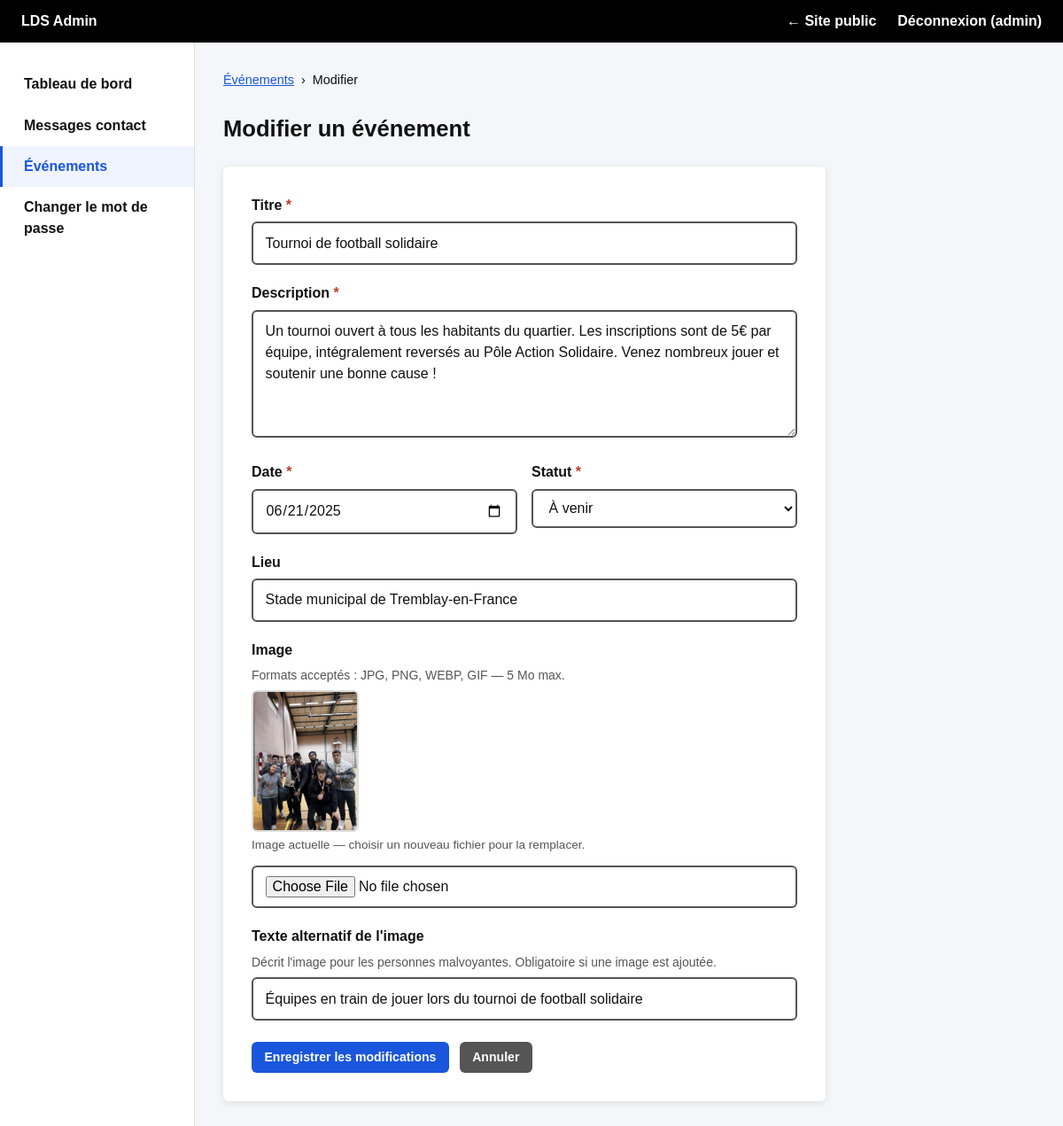
/admin/evenement-form.php?id=1 (signed in), run on the app's committed database.
### tables this page shows
CREATE TABLE evenements (
  id          INT          PRIMARY KEY AUTO_INCREMENT,
  titre       VARCHAR(255) NOT NULL,
  description TEXT         NOT NULL,
  date_event  DATE         NOT NULL,
  lieu        VARCHAR(255) DEFAULT NULL,
  image_src   VARCHAR(255) DEFAULT NULL,
  image_alt   VARCHAR(255) DEFAULT NULL,
  statut      ENUM('prochain', 'passe') NOT NULL
);

### includes/helpers.php (called while the page is built, shortened)
<?php
function h(string $texte): string
{
    return htmlspecialchars($texte, ENT_QUOTES | ENT_HTML5, 'UTF-8');
}

### admin/evenement-form.php (the view, shortened to what this page needs)
<?php
require_once '../includes/helpers.php';
$id       = isset($_GET['id']) ? (int)$_GET['id'] : 0;
$modeEdit = $id > 0;
$titrePage = $modeEdit ? 'Modifier un événement' : 'Ajouter un événement';
$erreurs = [];
$valeurs = [
    'titre'       => '',
    'description' => '',
    'date_event'  => '',
    'lieu'        => '',
    'image_src'   => '',
    'image_alt'   => '',
    'statut'      => 'prochain',
];
try {
    $bdd = connecterBDD();
    if ($modeEdit) {
        $stmt = $bdd->prepare('SELECT * FROM evenements WHERE id = :id LIMIT 1');
        $stmt->execute([':id' => $id]);
        $existant = $stmt->fetch();
        $valeurs = $existant;
    }
} catch (PDOException $e) {
    $erreurs['global'] = 'Erreur de base de données.';
}
require_once 'header.php';
?>
<nav class="breadcrumb-admin" aria-label="Fil d'Ariane">
  <ol>
    <li><a href="evenements.php">Événements</a></li>
    <li aria-hidden="true"> › </li>
    <li aria-current="page"><?= $modeEdit ? 'Modifier' : 'Ajouter' ?></li>
  </ol>
</nav>
<h1><?= $titrePage ?></h1>
<div class="form-ev-card">
  <form method="post"
        action="evenement-form.php<?= $modeEdit ? '?id=' . $id : '' ?>"
        enctype="multipart/form-data"
        novalidate
        aria-label="Formulaire événement">
    <div class="form-group">
      <label class="form-label" for="titre">Titre <span class="obligatoire" aria-hidden="true">*</span></label>
      <input
        type="text"
        class="form-control"
        id="titre"
        name="titre"
        value="<?= h($valeurs['titre']) ?>"
        required
        aria-required="true"
        maxlength="255"
        <?= isset($erreurs['titre']) ? 'aria-invalid="true" aria-describedby="err-titre"' : '' ?>
      />
    </div>
    <div class="form-group">
      <label class="form-label" for="description">Description <span class="obligatoire" aria-hidden="true">*</span></label>
      <textarea
        class="form-control"
        id="description"
        name="description"
        rows="5"
        required
        aria-required="true"
        <?= isset($erreurs['description']) ? 'aria-invalid="true" aria-describedby="err-description"' : '' ?>
      ><?= h($valeurs['description']) ?></textarea>
    </div>
    <div class="form-row">
      <div class="form-group">
        <label class="form-label" for="date_event">Date <span class="obligatoire" aria-hidden="true">*</span></label>
        <input
          type="date"
          class="form-control"
          id="date_event"
          name="date_event"
          value="<?= h($valeurs['date_event']) ?>"
          required
          aria-required="true"
          <?= isset($erreurs['date_event']) ? 'aria-invalid="true" aria-describedby="err-date"' : '' ?>
        />
      </div>
      <div class="form-group">
        <label class="form-label" for="statut">Statut <span class="obligatoire" aria-hidden="true">*</span></label>
        <select class="form-control" id="statut" name="statut" required>
          <option value="prochain" <?= $valeurs['statut'] === 'prochain' ? 'selected' : '' ?>>À venir</option>
        </select>
      </div>
    </div>
    <div class="form-group">
      <label class="form-label" for="lieu">Lieu</label>
      <input
        type="text"
        class="form-control"
        id="lieu"
        name="lieu"
        value="<?= h($valeurs['lieu'] ?? '') ?>"
        maxlength="255"
      />
    </div>
    <div class="form-group">
      <label class="form-label" for="image">Image</label>
      <span class="form-hint" id="hint-image">Formats acceptés : JPG, PNG, WEBP, GIF — 5 Mo max.</span>
      <?php if (!empty($valeurs['image_src'])): ?>
      <div class="apercu-image">
        <img src="../<?= h($valeurs['image_src']) ?>" alt="<?= h($valeurs['image_alt'] ?? '') ?>" />
        <p class="apercu-legende">Image actuelle — choisir un nouveau fichier pour la remplacer.</p>
      </div>
      <?php endif; ?>
      <input
        type="file"
        class="form-control"
        id="image"
        name="image"
        accept="image/jpeg,image/png,image/webp,image/gif"
        aria-describedby="hint-image<?= isset($erreurs['image']) ? ' err-image' : '' ?>"
        <?= isset($erreurs['image']) ? 'aria-invalid="true"' : '' ?>
      />
    </div>
    <div class="form-group">
      <label class="form-label" for="image_alt">Texte alternatif de l'image</label>
      <span class="form-hint" id="hint-alt">Décrit l'image pour les personnes malvoyantes. Obligatoire si une image est ajoutée.</span>
      <input
        type="text"
        class="form-control"
        id="image_alt"
        name="image_alt"
        value="<?= h($valeurs['image_alt'] ?? '') ?>"
        maxlength="255"
        aria-describedby="hint-alt<?= isset($erreurs['image_alt']) ? ' err-image-alt' : '' ?>"
        <?= isset($erreurs['image_alt']) ? 'aria-invalid="true"' : '' ?>
      />
    </div>
    <div class="form-actions">
      <button type="submit" class="btn-admin">
        <?= $modeEdit ? 'Enregistrer les modifications' : 'Ajouter l\'événement' ?>
      </button>
      <a href="evenements.php" class="btn-admin btn-retour">Annuler</a>
    </div>
  </form>
</div>
<?php require_once 'footer.php'; ?>

### admin/style.css (style rules this page uses)
:root { --color-bg: #f4f6f9; --color-text: #111111; --color-white: #ffffff; --color-black: #000000; --color-focus: #ffbf47; --color-accent: #1a56db; --color-accent-dark: #1540a8; --color-danger: #c0392b; --color-success-bg: #d4edda; --color-success-text: #155724; --radius: 6px; --shadow: 0 2px 8px rgba(0, 0, 0, 0.1); --sidebar-width: 220px; --base-font-size: 16px; }
*, *::before, *::after { box-sizing: border-box; }
html { font-size: var(--base-font-size); }
body { margin: 0; font-family: Arial, Helvetica, sans-serif; line-height: 1.5; background-color: var(--color-bg); color: var(--color-text); }
a { color: var(--color-accent); text-decoration: underline; }
button { font: inherit; }
img { display: block; max-width: 100%; height: auto; }
.admin-main h1 { font-size: 1.6rem; margin-top: 0; margin-bottom: 1.5rem; }
.btn-admin { display: inline-block; background-color: var(--color-accent); color: var(--color-white); padding: 0.45rem 0.9rem; border: none; border-radius: var(--radius); font: inherit; font-size: 0.88rem; font-weight: 700; cursor: pointer; text-decoration: none; transition: background-color 0.2s; }
.form-group { margin-bottom: 1.25rem; }
.form-label { display: block; font-weight: 700; margin-bottom: 0.4rem; }
.form-control { width: 100%; padding: 0.65rem 0.85rem; font: inherit; border: 2px solid #555; border-radius: var(--radius); background-color: var(--color-white); color: var(--color-text); }
.breadcrumb-admin { margin-bottom: 1.5rem; font-size: 0.9rem; }
.breadcrumb-admin ol { list-style: none; display: flex; gap: 0.5rem; padding: 0; margin: 0; }
.btn-retour { background-color: #555; }
.form-ev-card { background-color: var(--color-white); border-radius: var(--radius); box-shadow: var(--shadow); padding: 2rem; max-width: 680px; }
.form-row { display: grid; grid-template-columns: 1fr 1fr; gap: 1rem; }
.form-actions { display: flex; gap: 0.75rem; align-items: center; margin-top: 1.5rem; flex-wrap: wrap; }
.apercu-image { margin-bottom: 0.75rem; }
.apercu-image img { max-width: 240px; max-height: 160px; object-fit: cover; border-radius: var(--radius); border: 2px solid #ddd; }
.apercu-legende { font-size: 0.85rem; color: #555; margin: 0.3rem 0 0.5rem; }
.obligatoire { color: var(--color-danger); }
.form-hint { display: block; font-size: 0.875rem; color: #555; margin-bottom: 0.4rem; }

### data on the page
evenements: titre "Tournoi de football solidaire", description "Un tournoi ouvert à tous les habitants du quartier. Les inscriptions sont de 5€ par équipe, intégralement reversés au Pôle Action Solidaire. Venez nombreux jouer et soutenir une bonne cause !", date_event "06/21/2025", statut "À venir", lieu "Stade municipal de Tremblay-en-France", image_src (picture), image_alt "Équipes en train de jouer lors du tournoi de football solidaire"

### other printed values
$_SESSION['admin_identifiant'] "admin"
$titrePage "Modifier un événement"
